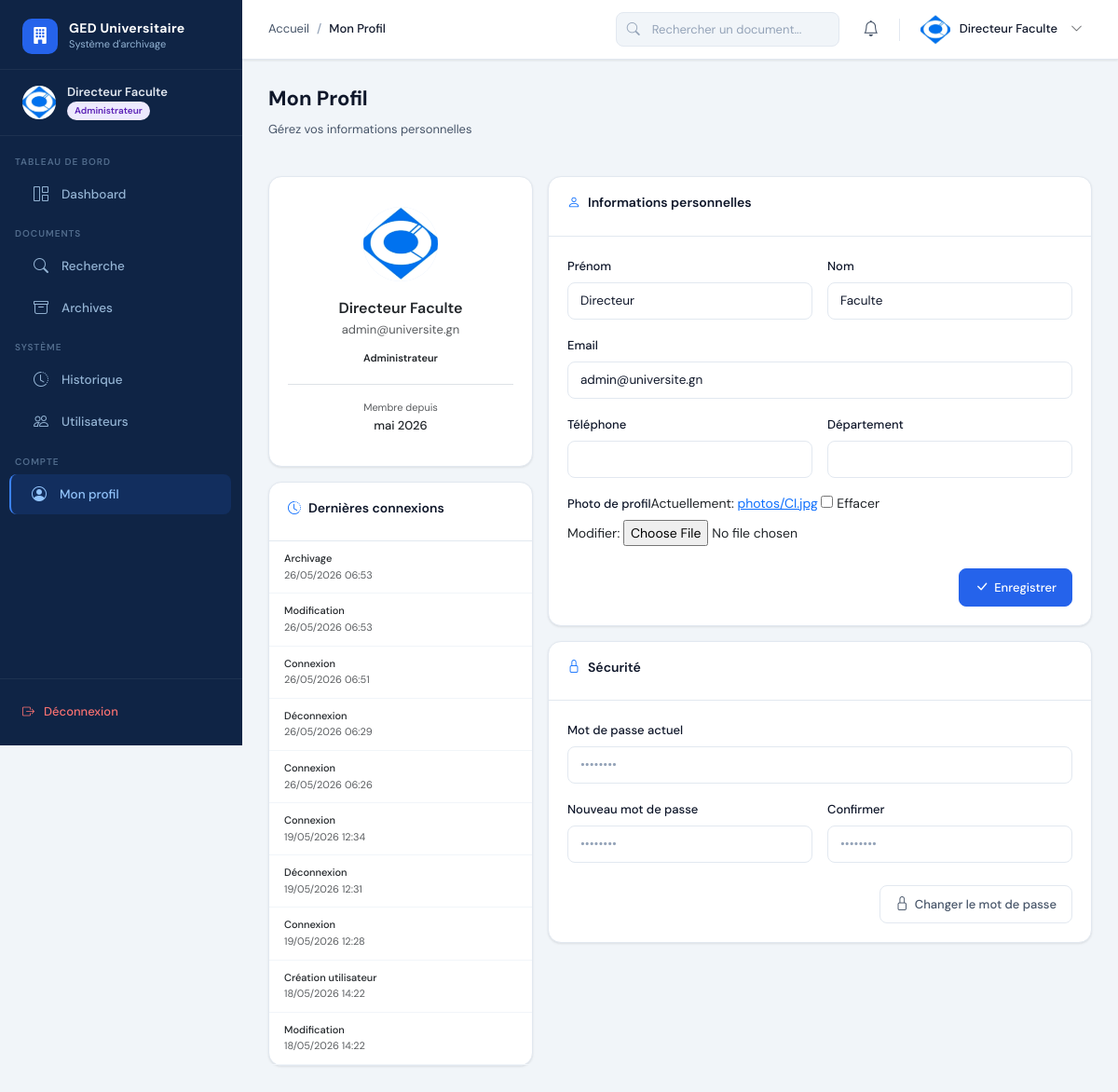
/auth/profil/ (signed in), run on an earlier commit of the app's database.
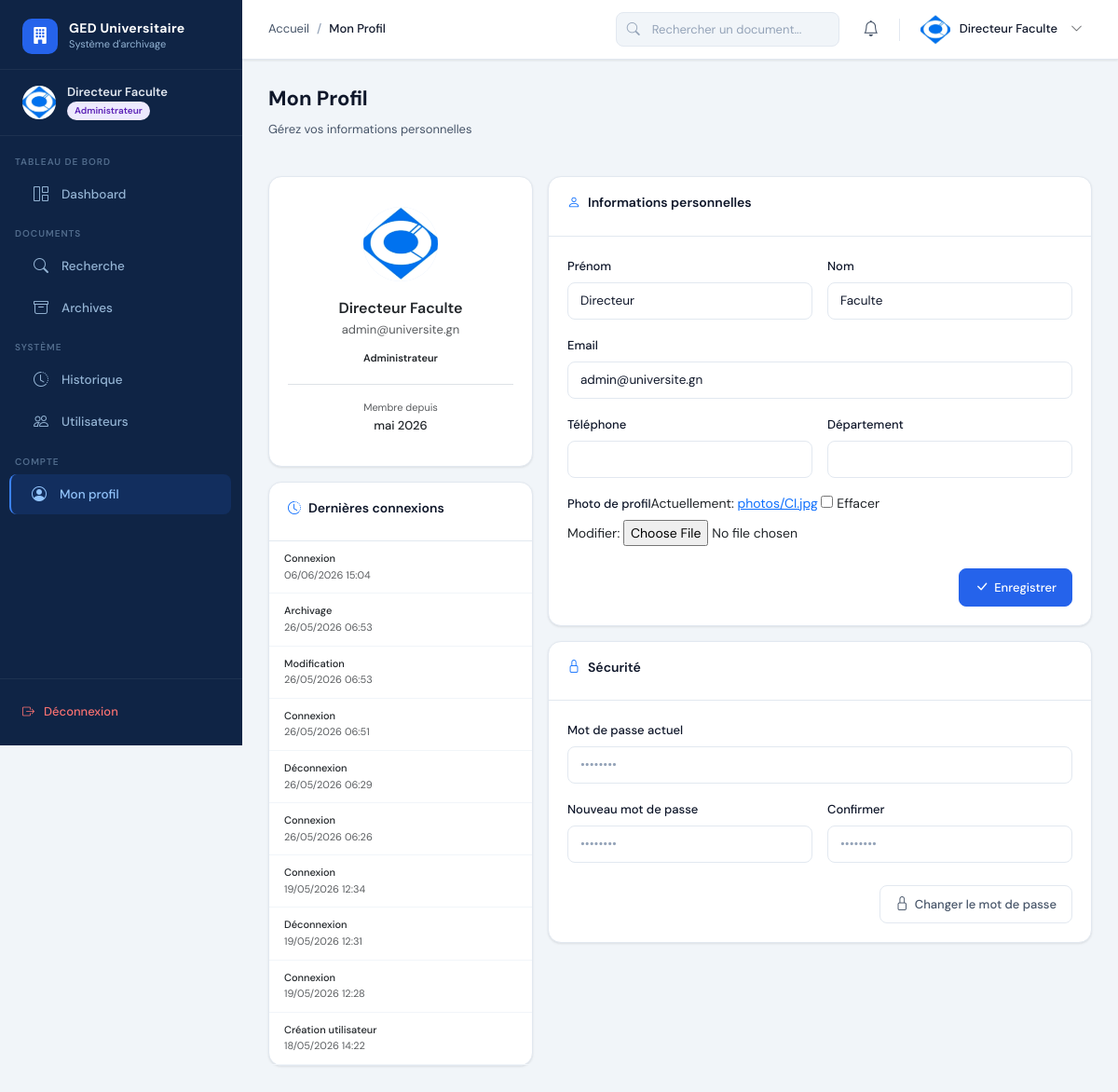
And on a later commit of the database.
### apps/historique/models.py (models this page shows, shortened)
class Historique(models.Model):
    ACTION_CHOICES = [
        ('connexion', 'Connexion'),
        ('deconnexion', 'Déconnexion'),
        ('upload', 'Upload document'),
        ('modification', 'Modification'),
        ('suppression', 'Suppression'),
        ('archivage', 'Archivage'),
        ('telechargement', 'Téléchargement'),
        ('creation_utilisateur', 'Création utilisateur'),
        ('modification_utilisateur', 'Modification utilisateur'),
        ('suppression_utilisateur', 'Suppression utilisateur'),
        ('creation_categorie', 'Création catégorie'),
        ('suppression_categorie', 'Suppression catégorie'),
        ('autre', 'Autre'),
    ]
    ICON_MAP = {
        'connexion': 'bi-box-arrow-in-right',
        'deconnexion': 'bi-box-arrow-right',
        'upload': 'bi-cloud-upload',
        'modification': 'bi-pencil',
        'suppression': 'bi-trash',
        'archivage': 'bi-archive',
        'telechargement': 'bi-download',
        'creation_utilisateur': 'bi-person-plus',
        'modification_utilisateur': 'bi-person-gear',
        'suppression_utilisateur': 'bi-person-x',
        'creation_categorie': 'bi-folder-plus',
        'suppression_categorie': 'bi-folder-x',
        'autre': 'bi-info-circle',
    }
    utilisateur = models.ForeignKey(settings.AUTH_USER_MODEL, on_delete=models.SET_NULL, null=True)
    action = models.CharField(max_length=50, choices=ACTION_CHOICES)
    description = models.TextField()
    ip_address = models.GenericIPAddressField(null=True, blank=True)
    created_at = models.DateTimeField(auto_now_add=True)
    class Meta:
        verbose_name = 'Historique'
        ordering = ['-created_at']

### apps/accounts/views.py (the view)
# urls.py: path('profil/', views.profil, name='profil'),
@login_required
def profil(request):
    form = ProfilForm(request.POST or None, request.FILES or None, instance=request.user)
    if request.method == 'POST' and form.is_valid():
        form.save()
        messages.success(request, 'Profil mis à jour avec succès.')
        return redirect('profil')
    historique = Historique.objects.filter(utilisateur=request.user).order_by('-created_at')[:10]
    return render(request, 'partials/profil.html', {'form': form, 'historique': historique})

### apps/accounts/forms.py
class ProfilForm(forms.ModelForm):
    class Meta:
        model = User
        fields = ['first_name', 'last_name', 'email', 'telephone', 'departement', 'photo']
        widgets = {
            'first_name': forms.TextInput(attrs={'class': 'form-control'}),
            'last_name': forms.TextInput(attrs={'class': 'form-control'}),
            'email': forms.EmailInput(attrs={'class': 'form-control'}),
            'telephone': forms.TextInput(attrs={'class': 'form-control'}),
            'departement': forms.TextInput(attrs={'class': 'form-control'}),
        }

### apps/accounts/models.py (called while the page is built)
    def is_admin(self):
        return self.role == 'administrateur'

### templates/partials/profil.html (shortened to what the changed rows need)
{% extends 'base.html' %}
{% block content %}
<div class="page-header"><div><h1 class="page-title">Mon Profil</h1><p class="page-subtitle">Gérez vos informations personnelles</p></div></div>
<div class="row g-3">
  <div class="col-12 col-md-4">
    <div class="card">
      <div class="card-body p-0">
        {% for log in historique %}<div style="padding:10px 16px;border-bottom:1px solid #f1f5f9;"><div class="text-xs fw-500">{{ log.get_action_display }}</div><div class="text-xs text-muted">{{ log.created_at|date:"d/m/Y H:i" }}</div></div>{% empty %}<div class="text-center p-4 text-muted text-sm">Aucune activité</div>{% endfor %}
      </div>
    </div>
  </div>
</div>
{% endblock %}

What changed in the data, as far as the page shows it:
no longer on this page (row unchanged): Historique: action "Modification", created_at "18/05/2026 14:22"
added Historique: action "Connexion", created_at "06/06/2026 15:04"
